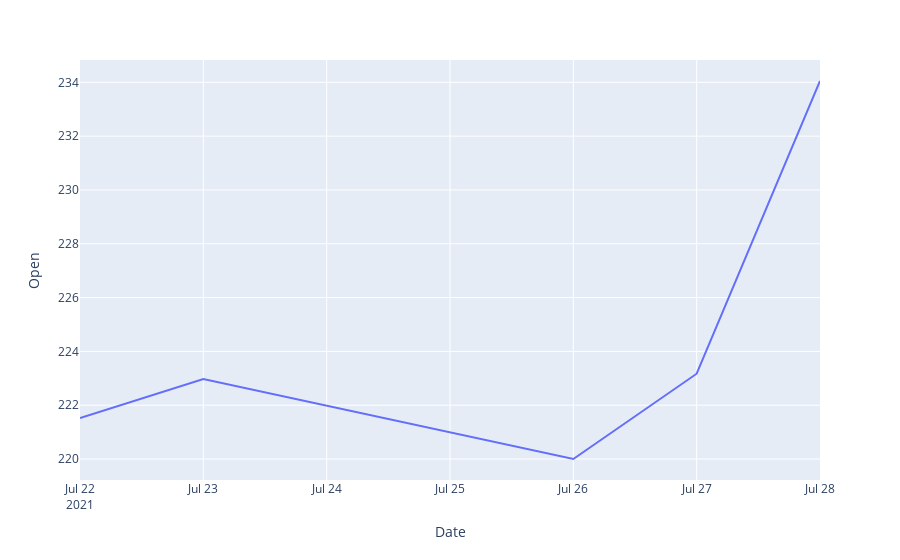

Notebook code for this chart:
### Code cell
fig

### Figure 1 — Plotly figure (JSON) as saved in the notebook; plotly's stock layout.template omitted (floating-point values rounded to 4 significant figures)
{"data": [{"hovertemplate": "Date=%{x}<br>Open=%{y}<extra></extra>", "legendgroup": "", "line": {"color": "#636efa", "dash": "solid"}, "mode": "lines", "name": "", "orientation": "v", "showlegend": false, "type": "scatter", "x": ["2021-07-22T00:00:00", "2021-07-23T00:00:00", "2021-07-26T00:00:00", "2021-07-27T00:00:00", "2021-07-28T00:00:00"], "xaxis": "x", "y": [221.5, 223.0, 220, 223.2, 234.1], "yaxis": "y"}], "layout": {"autosize": true, "legend": {"tracegroupgap": 0}, "margin": {"t": 60}, "xaxis": {"anchor": "y", "autorange": true, "domain": [0, 1], "range": ["2021-07-22", "2021-07-28"], "title": {"text": "Date"}, "type": "date"}, "yaxis": {"anchor": "x", "autorange": true, "domain": [0, 1], "range": [219.2, 234.8], "title": {"text": "Open"}, "type": "linear"}}}
